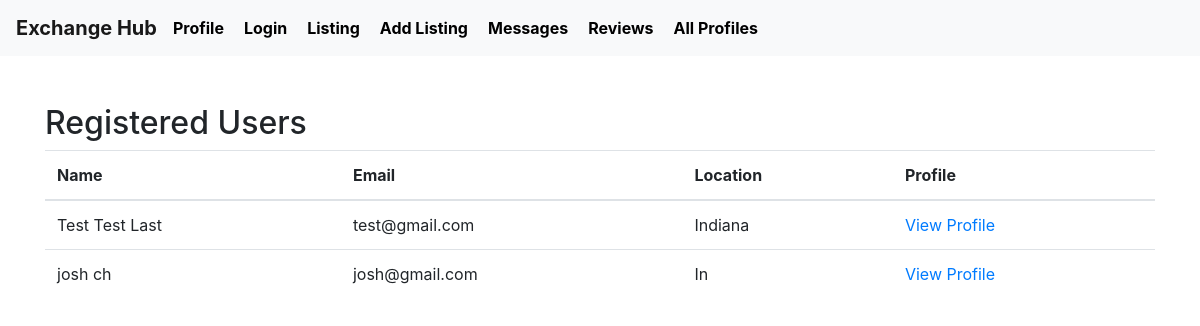
Page /users (signed in) on the committed database.
### tables this page shows
CREATE TABLE User (
    userID INTEGER PRIMARY KEY AUTOINCREMENT,
    firstName TEXT NOT NULL,
    lastName TEXT NOT NULL,
    email TEXT UNIQUE NOT NULL,
    hashedPassword TEXT NOT NULL,
    profileImage TEXT,
    location TEXT NOT NULL,
    joinDate DATE NOT NULL,
    lastLogin DATE NOT NULL
);

### app.py (the view)
@app.route('/users')
def users():
    if 'user_id' not in session:
        flash('Please log in to view registered users', 'error')
        return redirect(url_for('login'))
    conn = sqlite3.connect('database.db')
    conn.row_factory = sqlite3.Row
    cursor = conn.cursor()
    current_user_id = session['user_id']
    print (current_user_id)
    cursor.execute("SELECT * FROM User WHERE userID != ?", (current_user_id,))
    registered_users = cursor.fetchall()
    conn.close()
    print (registered_users)
    return render_template('users.html', users=registered_users)

### templates/users.html
{% extends 'layout.html' %}
{% block content %}
    <h2>Registered Users</h2>
    <div class="users-container">
        <table class="table">
            <thead>
                <tr>
                    <th>Name</th>
                    <th>Email</th>
                    <th>Location</th>
                    <th>Profile</th>
                </tr>
            </thead>
            <tbody>
                {% for user in users %}
                    <tr>
                        <td>{{ user.firstName }} {{ user.lastName }}</td>
                        <td>{{ user.email }}</td>
                        <td>{{ user.location }}</td>
                        <td><a href="{{ url_for('user_profile', user_id=user.userID) }}">View Profile</a></td>
                    </tr>
                {% endfor %}
            </tbody>
        </table>
    </div>
{% endblock %}

### rows in the picture
User: firstName "Test", lastName "Test Last", email "test@gmail.com", location "Indiana"
User: firstName "josh", lastName "ch", email "josh@gmail.com", location "In"
